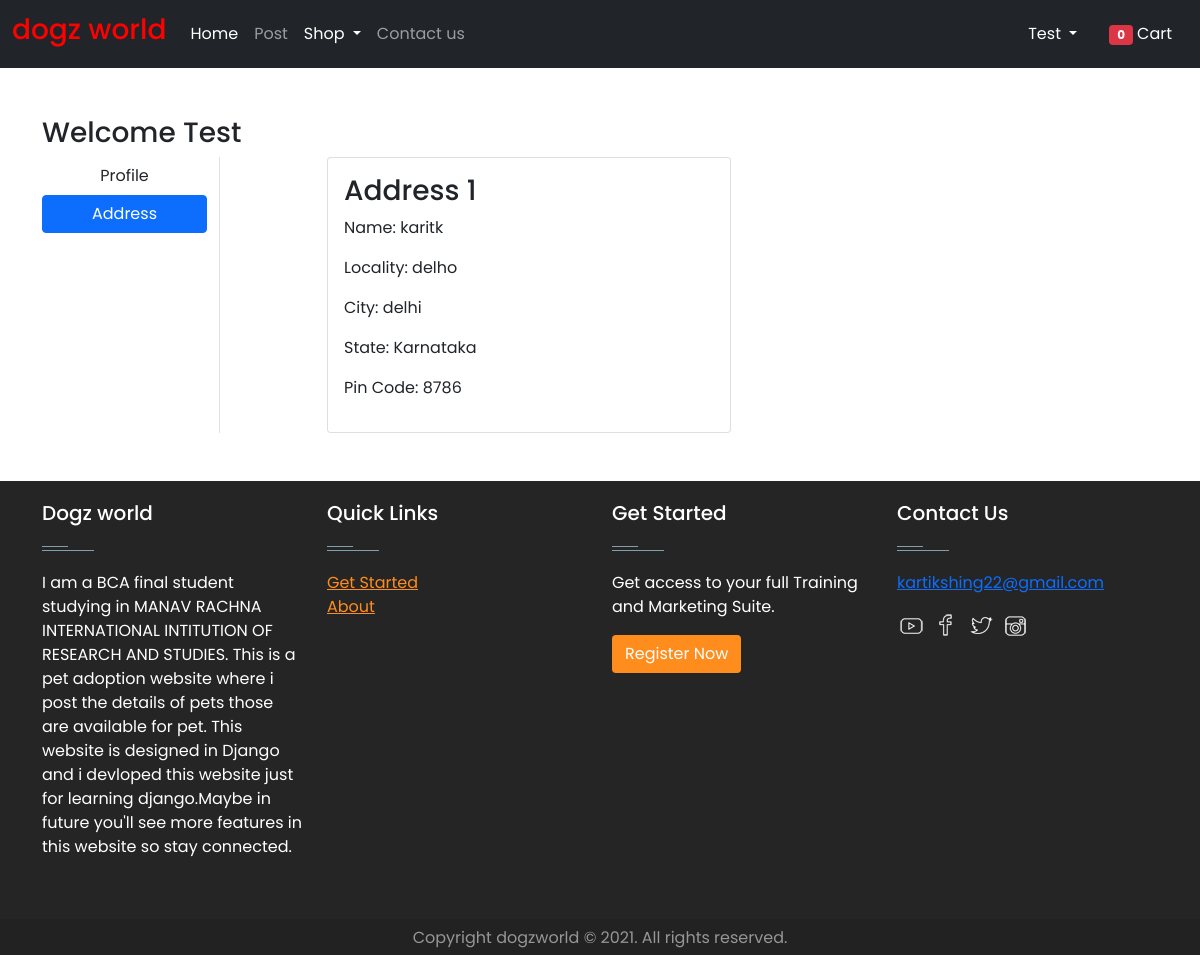
Page /address/ (signed in) on the committed database.
### home/models.py (models this page shows, shortened)
class Customer(models.Model):
    user=models.ForeignKey(User,on_delete=models.CASCADE)
    name=models.CharField(max_length=200)
    locality=models.CharField(max_length=200)
    city=models.CharField(max_length=50)
    zipcode=models.IntegerField()
    state=models.CharField(choices=STATE_CHOICES,max_length=50)

### home/views.py (the view)
# urls.py: path('address/', views.address, name='address'),
@login_required
def address(request):
    add=Customer.objects.filter(user=request.user)
    totalitem=len(Cart.objects.filter(user=request.user))
    return render(request, 'address.html',{'add':add,'active':'btn-primary','totalitem':totalitem})

### templates/address.html (shortened to what this page needs)
{% extends 'base.html' %}
{% block body %}
{% load static%}
<div class="container my-5">
 <div class="row">
 <h3>Welcome <span class="text-capitalize">{{request.user}}</span></h3>
  <div class="col-sm-2 border-end">
   <ul class="list-unstyled">
    <li class="d-grid"><a href="{% url 'profile' %}" class="btn">Profile</a></li>
    <li class="d-grid"><a href="{% url 'address' %}" class="btn {{active}}">Address</a></li>
   </ul>
  </div>
  <div class="col-sm-9 offset-sm-1">
   <div class="row">
    {% for ad in add %}
    <div class="col-sm-6">
     <div class="card">
      <div class="card-body">
       <h3>Address {{forloop.counter}}</h3>
       <p>Name: {{ad.name}}</p>
       <p>Locality: {{ad.locality}}</p>
       <p>City: {{ad.city}}</p>
       <p>State: {{ad.state}}</p>
       <p>Pin Code: {{ad.zipcode}}</p>
      </div>
     </div>
    </div>
    {% endfor %}
   </div>
  </div>
 </div>
</div>
{% endblock body %}

### templates/base.html (shortened to what this page needs)
{% load static%}
<!doctype html>
<html lang="en">
<head>
  <link rel="stylesheet" href="{% static 'style/owl.carousel.min.css' %}">
  <link rel="stylesheet" href="{% static 'style/all.min.css' %}">
  <Link rel="stylesheet" href=" {% static 'style/css.css' %}">
  <link rel="stylesheet" href=" {% static '/style/mystyle.css' %}">
  <link href="{% static 'style/bootstrap.min.css' %}" rel="stylesheet">
</head>
<body>
  <nav class="navbar navbar-expand-lg navbar-dark bg-dark">
    <div class="container-fluid">
      <a class="navbar-brand" href="/index" style="max-width: 20%; height:22%; ">
        <h3 style="color:red">dogz world</h3>
      </a>
      <div class="collapse navbar-collapse" id="navbarSupportedContent">
        <ul class="navbar-nav me-auto mb-2 mb-lg-0">
          <li class="nav-item">
            <a class="nav-link active" aria-current="page" href="/index">Home</a>
          </li>
          {% if request.user.is_authenticated %}
          <li class="nav-item">
            <a class="nav-link" href="/new">Post</a>
          </li>
          {% endif %}
          <li class="nav-item dropdown">
             <a class="nav-link dropdown-toggle text-white" href="#" id="electronicsDropdown" role="button" data-bs-toggle="dropdown" aria-expanded="false">
              Shop
             </a>
           </li>
          <li class="nav-item">
            <a class="nav-link" href="/contact">Contact us</a>
          </li>
        </ul>
        <div>
          <ul class="navbar-nav me-auto mb-2 mb-lg-0">
            {% if request.user.is_authenticated %}
           <li class="nav-item dropdown mx-2">
              <a class="nav-link dropdown-toggle text-white" href="#" id="profileDropdown" role="button" data-bs-toggle="dropdown" aria-expanded="false">
                {{request.user.username|capfirst}}
              </a>
            </li>
            <li class="nav-item mx-2">
             <a href="{% url 'showcart' %}" class="nav-link text-white"><span class="badge bg-danger">{{totalitem}}</span> Cart </a>
            </li>
            {% endif %}
          </ul>
         </div>
      </div>
    </div>
  </nav>
<link rel="stylesheet" href=" {% static 'style/css.css' %}">
  {% block body %}
  {% endblock body %}
  <footer id="footer" class="footer-1">
    <div class="main-footer widgets-dark typo-light">
      <div class="container">
        <div class="row">
          <div class="col-xs-12 col-sm-6 col-md-3">
            <div class="widget subscribe no-box">
              <h5 class="widget-title">Dogz world<span></span></h5>
              <p>I am a BCA final student studying in MANAV RACHNA INTERNATIONAL INTITUTION OF RESEARCH AND STUDIES.
                This is a pet adoption website where i post the details of pets those are available for pet. This
                website is designed in Django and i devloped this website just for learning django.Maybe in future
                you'll see more features in this website so stay connected. </p>
            </div>
          </div>
          <div class="col-xs-12 col-sm-6 col-md-3">
            <div class="widget no-box">
              <h5 class="widget-title">Quick Links<span></span></h5>
              <ul class="thumbnail-widget">
                <li>
                  <div class="thumb-content"><a href="/register">Get Started</a></div>
                </li>
                <li>
                  <div class="thumb-content"><a href="/about">About</a></div>
                </li>
              </ul>
            </div>
          </div>
          <div class="col-xs-12 col-sm-6 col-md-3">
            <div class="widget no-box">
              <h5 class="widget-title">Get Started<span></span></h5>
              <p>Get access to your full Training and Marketing Suite.</p>
              <a class="btn dw" href="/register" target="_blank">Register Now</a>
            </div>
          </div>
          <div class="col-xs-12 col-sm-6 col-md-3">
            <div class="widget no-box">
              <h5 class="widget-title">Contact Us<span></span></h5>
              <p><a href="mailto:kartikshing22@gmail.com" title="glorythemes">kartikshing22@gmail.com</a></p>
              <ul class="social-footer2">
                <li class=""><a title="youtube" target="_blank" href="https://www.youtube.com/"><img alt="youtube"
                      width="30" height="30"
></a>
                </li>
                <li class=""><a href="https://www.facebook.com/" target="_blank" title="Facebook"><img alt="Facebook"
                      width="30" height="30"
></a>
                </li>
                <li class=""><a href="https://twitter.com" target="_blank" title="Twitter"><img alt="Twitter" width="30"
                      height="30"
></a>
                </li>
                <li class=""><a title="instagram" target="_blank" href="https://www.instagram.com/"><img alt="instagram"
                      width="30" height="30"
></a>
                </li>
              </ul>
            </div>
          </div>
        </div>
      </div>
    </div>
    <div class="footer-copyright">
      <div class="container">
        <div class="row">
          <div class="col-md-12 text-center">
            <p>Copyright dogzworld © 2021. All rights reserved.</p>
          </div>
        </div>
      </div>
    </div>
    <Link rel="stylesheet" href=" {% static 'style/footer.css' %}">
  </footer>
</body>
</html>

### static/style/mystyle.css (style rules this page uses)
* { margin: 0; padding: 0; box-sizing: border-box; font-family: 'Poppins', sans-serif; }

### static/style/footer.css (style rules this page uses)
footer .main-footer { padding: 20px 0; background: #252525; }
footer ul { padding-left: 0; list-style: none; }
.footer-copyright { background: #222; padding: 5px 0; }
.footer-copyright p { color: #969696; margin: 2px 0 0; }
.widget { padding: 20px; margin-bottom: 40px; }
.widget.no-box { padding: 0; background-color: transparent; margin-bottom: 40px; box-shadow: none; -webkit-box-shadow: none; -moz-box-shadow: none; -ms-box-shadow: none; -o-box-shadow: none; }
.widget.subscribe p { margin-bottom: 18px; }
.widget li a { color: #ff8d1e; }
.widget-title { margin-bottom: 20px; }
.widget-title span { background: #839FAD none repeat scroll 0 0; display: block; height: 1px; margin-top: 25px; position: relative; width: 20%; }
.widget-title span::after { background: inherit; content: ""; height: inherit; position: absolute; top: -4px; width: 50%; }
.typo-light h1, .typo-light h2, .typo-light h3, .typo-light h4, .typo-light h5, .typo-light h6, .typo-light p, .typo-light div, .typo-light span, .typo-light small { color: #fff; }
ul.social-footer2 { margin: 0; padding: 0; width: auto; }
ul.social-footer2 li { display: inline-block; padding: 0; }
ul.social-footer2 li a { display: block; height: 30px; width: 30px; text-align: center; }
.btn.dw { background-color: #ff8d1e; color: #fff; }

### rows in the picture
Customer: name "karitk", locality "delho", city "delhi", state "Karnataka", zipcode "8786"

### other values in the picture
{{ request.user.username|capfirst }} "Test"
{{ totalitem }} "0"
{{ request.user }} "Test"
